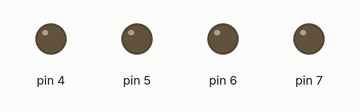
This sketch was run on a simulated Arduino Uno, built with avr-gcc and run on an emulated ATmega328P. On the bench: output pins drawn as LEDs (lit = HIGH).

Above: at 0.5 s.
At 2.5 s:
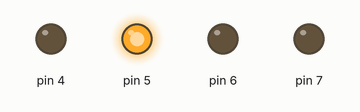
At 4.5 s:
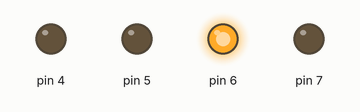
At 9.5 s:
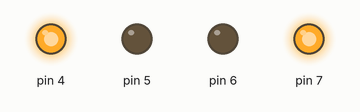
At 13.5 s:
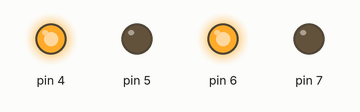
At 19.5 s:
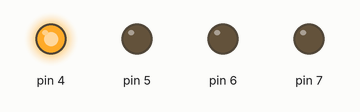
Timing chart, 0 to 20.7 s (numbered marks = the images above):
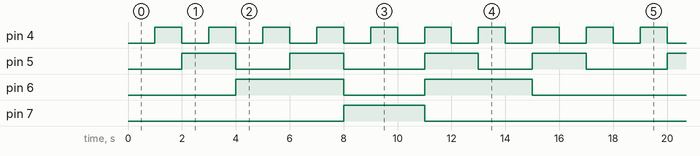

The sketch:

Display-7-segmentos-com-CD4511.ino
```cpp
void setup(){
  DDRD = 0b11110000;// seta os pinos 7,6,5 e 4 como saídas
}
void loop(){
  PORTD = 0;// envia 0000 para o decodificador pelas saídas utilizadas
  delay(1000);
  for(int i = 0; i<=8;i++){// conta de 0 a 8
  PORTD = PORTD+16;//soma +16 em decimal que é convertido em binário pelo arduino para o decodificador
  delay(1000);
  }
  for(int i = 8; i>=1;i--){//conta de 8 a 1
  PORTD = PORTD-16;
  delay(1000);
  }
}
```

Measured:
- by itself, pin 4: alternates HIGH for 1.0 s and LOW for 1.0 s
- by itself, pin 5: repeats every 9.0 s: LOW 2.0 s, HIGH 2.0 s, LOW 3.0 s, HIGH 2.0 s
- by itself, pin 6: LOW → HIGH at 4.0 s, → LOW 4.0 s later, → HIGH 3.0 s later, → LOW 4.0 s later, … (8 changes in this stretch)
- by itself, pin 7: alternates HIGH for 3.0 s and LOW for 15.0 s
